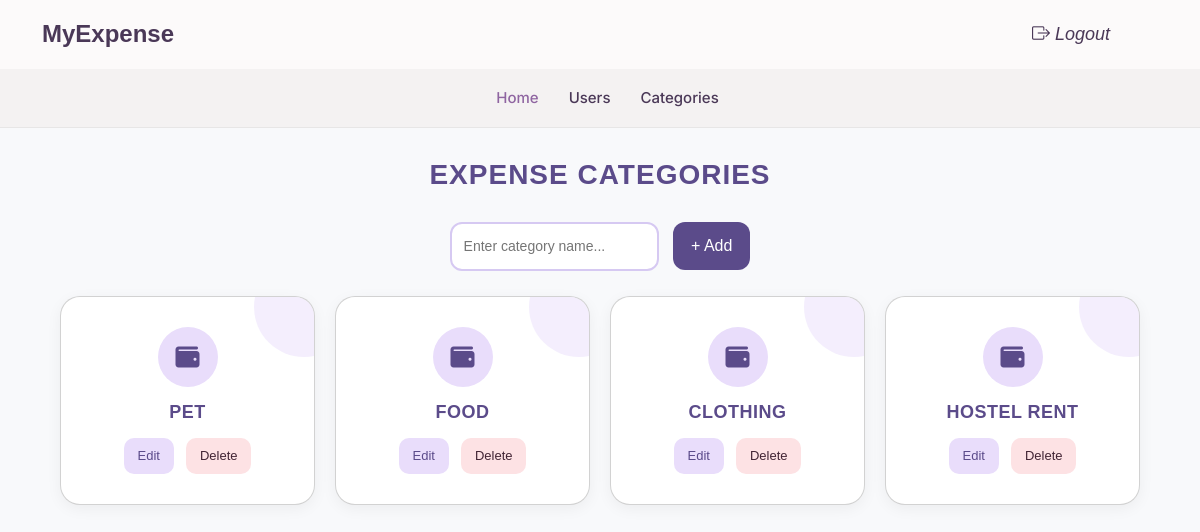
The app's page /category/, older data.
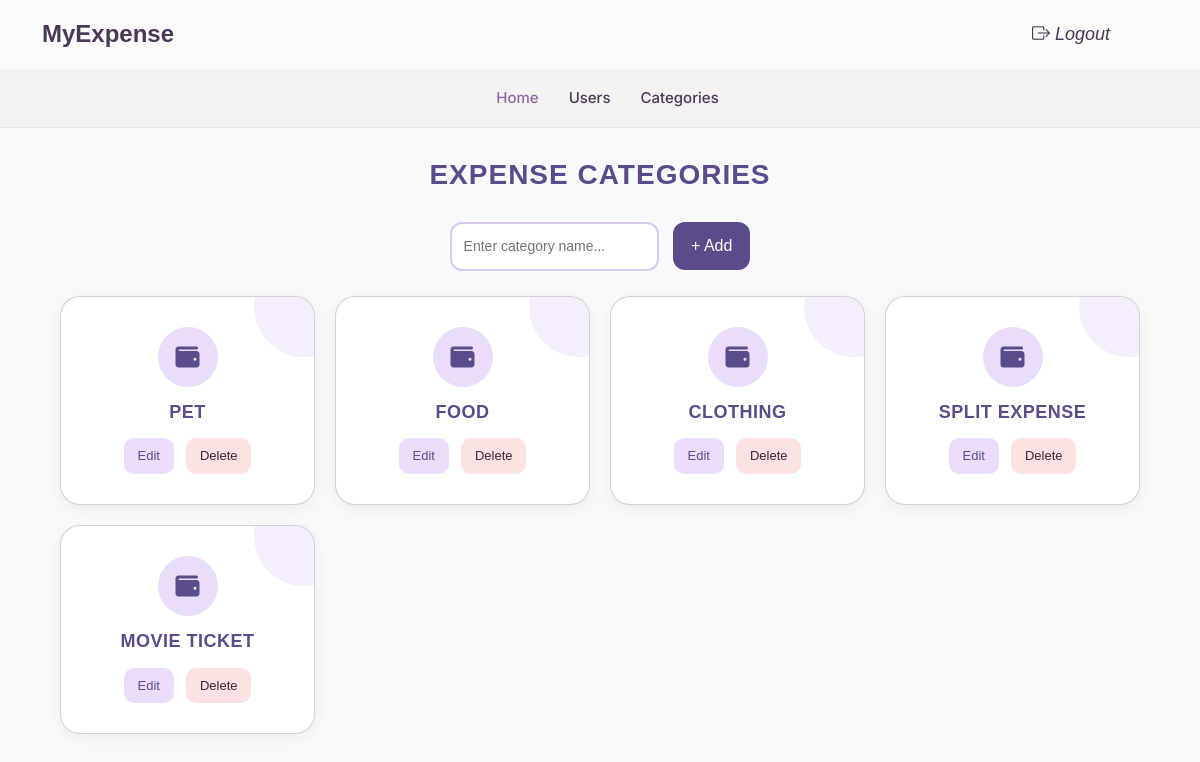
The same page, newer data.
### app/models.py (models this page shows)
class Category(models.Model):
    category_name = models.CharField(max_length=100, unique=True)

### app/views.py (the view)
# urls.py: path('category/',views.Add_category,name='category'),
def Add_category(request):
    if request.method == 'POST':
        cname = request.POST['category_name']
        if not Category.objects.filter(category_name=cname).exists():
            Category.objects.create(category_name=cname)
    categories = Category.objects.all()
    return render(request, 'category_management.html', {'categories': categories})

### template/category_management.html (shortened to what this page needs)
{% include 'admin_header.html' %}
<!DOCTYPE html>
<html lang="en">
<head>
  <link href="https://cdnjs.cloudflare.com/ajax/libs/font-awesome/6.4.0/css/all.min.css" rel="stylesheet">
</head>
<body>
  <h2>EXPENSE CATEGORIES</h2>
  <div class="add-box">
    <form action="{% url 'category' %}" method="post">
      <input type="text" name="category_name" placeholder="Enter category name..." required>
      <button type="submit">+ Add</button>
    </form>
  </div>
  <div class="grid">
    {% for i in categories %}
      <div class="card">
        <div class="icon"><i class="fa-solid fa-wallet"></i></div>
        <h3>{{ i.category_name }}</h3>
        <div class="actions">
          <a href="{% url 'catedit' id=i.id %}" class="edit">Edit</a>
          <a href="{% url 'catdelete' id=i.id %}" class="delete">Delete</a>
        </div>
      </div>
    {% endfor %}
  </div>
</body>
</html>

Row changes from the older to the newer data that the page shows:
removed Category: category_name "HOSTEL RENT"
added Category: category_name "SPLIT EXPENSE"
added Category: category_name "MOVIE TICKET"
